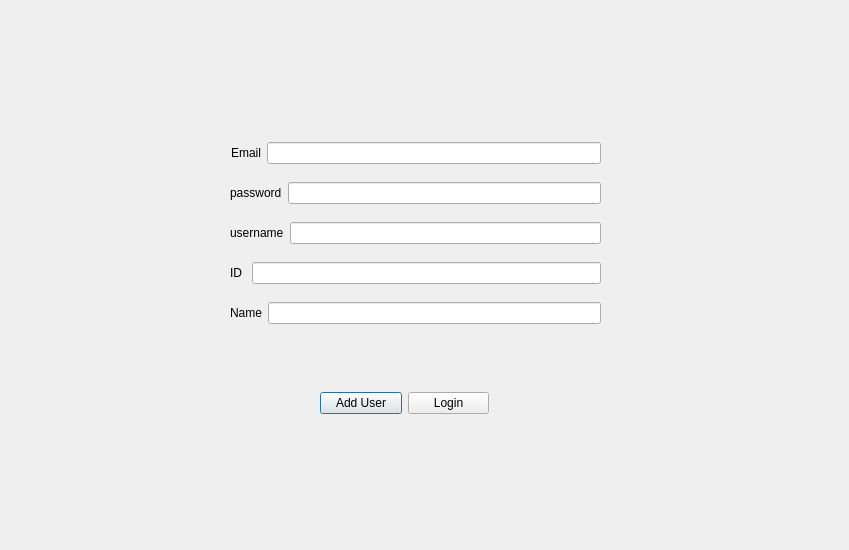
<?xml version="1.0" encoding="UTF-8"?>
<ui version="4.0">
 <class>AddUserWindow</class>
 <widget class="QDialog" name="AddUserWindow">
  <property name="geometry">
   <rect>
    <x>0</x>
    <y>0</y>
    <width>849</width>
    <height>550</height>
   </rect>
  </property>
  <property name="maximumSize">
   <size>
    <width>849</width>
    <height>16777215</height>
   </size>
  </property>
  <property name="windowTitle">
   <string>Dialog</string>
  </property>
  <widget class="QWidget" name="">
   <property name="geometry">
    <rect>
     <x>230</x>
     <y>130</y>
     <width>371</width>
     <height>211</height>
    </rect>
   </property>
   <layout class="QVBoxLayout" name="verticalLayout">
    <item>
     <layout class="QHBoxLayout" name="horizontalLayout">
      <item>
       <widget class="QLabel" name="label_5">
        <property name="minimumSize">
         <size>
          <width>31</width>
          <height>0</height>
         </size>
        </property>
        <property name="text">
         <string>Email</string>
        </property>
        <property name="scaledContents">
         <bool>false</bool>
        </property>
        <property name="alignment">
         <set>Qt::AlignRight|Qt::AlignTrailing|Qt::AlignVCenter</set>
        </property>
       </widget>
      </item>
      <item>
       <widget class="QLineEdit" name="lineEdit_email"/>
      </item>
     </layout>
    </item>
    <item>
     <layout class="QHBoxLayout" name="horizontalLayout_2">
      <item>
       <widget class="QLabel" name="label_2">
        <property name="text">
         <string>password</string>
        </property>
       </widget>
      </item>
      <item>
       <widget class="QLineEdit" name="lineEdit_userPassword">
        <property name="echoMode">
         <enum>QLineEdit::Password</enum>
        </property>
       </widget>
      </item>
     </layout>
    </item>
    <item>
     <layout class="QHBoxLayout" name="horizontalLayout_3">
      <item>
       <widget class="QLabel" name="label">
        <property name="text">
         <string>username</string>
        </property>
       </widget>
      </item>
      <item>
       <widget class="QLineEdit" name="lineEdit_userName"/>
      </item>
     </layout>
    </item>
    <item>
     <layout class="QHBoxLayout" name="horizontalLayout_4">
      <item>
       <widget class="QLabel" name="label_4">
        <property name="minimumSize">
         <size>
          <width>16</width>
          <height>0</height>
         </size>
        </property>
        <property name="text">
         <string>ID</string>
        </property>
       </widget>
      </item>
      <item>
       <widget class="QLineEdit" name="lineEdit_id"/>
      </item>
     </layout>
    </item>
    <item>
     <layout class="QHBoxLayout" name="horizontalLayout_5">
      <item>
       <widget class="QLabel" name="label_3">
        <property name="text">
         <string>Name</string>
        </property>
        <property name="alignment">
         <set>Qt::AlignRight|Qt::AlignTrailing|Qt::AlignVCenter</set>
        </property>
       </widget>
      </item>
      <item>
       <widget class="QLineEdit" name="lineEdit_name"/>
      </item>
     </layout>
    </item>
   </layout>
  </widget>
  <widget class="QWidget" name="">
   <property name="geometry">
    <rect>
     <x>320</x>
     <y>390</y>
     <width>169</width>
     <height>27</height>
    </rect>
   </property>
   <layout class="QHBoxLayout" name="horizontalLayout_6">
    <item>
     <widget class="QPushButton" name="pushButton_AddUser">
      <property name="text">
       <string>Add User</string>
      </property>
     </widget>
    </item>
    <item>
     <widget class="QPushButton" name="pushButton_login">
      <property name="text">
       <string>Login</string>
      </property>
     </widget>
    </item>
   </layout>
  </widget>
 </widget>
 <resources/>
 <connections/>
</ui>
